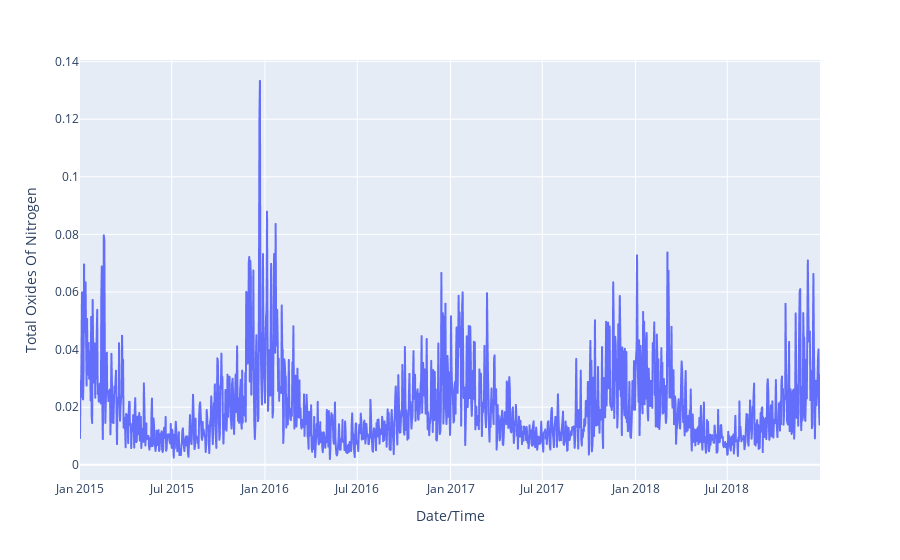

Notebook source saved alongside this figure:
### Code cell
fig_TON = px.line(df4, x='Date/Time', y= 'Total Oxides Of Nitrogen')
fig_TON.show()

### Figure 1 — Plotly figure (JSON) as saved in the notebook; plotly's stock layout.template omitted (floating-point values rounded to 4 significant figures; data arrays with more than 128 entries replaced by an {"elided": "..."} marker saying what was removed)
{"data": [{"hovertemplate": "Date/Time=%{x}<br>Total Oxides Of Nitrogen=%{y}<extra></extra>", "legendgroup": "", "line": {"color": "#636efa", "dash": "solid"}, "marker": {"symbol": "circle"}, "mode": "lines", "name": "", "showlegend": false, "type": "scattergl", "x": {"elided": "1461 str values"}, "xaxis": "x", "y": {"elided": "1461 float values"}, "yaxis": "y"}], "layout": {"legend": {"tracegroupgap": 0}, "margin": {"t": 60}, "xaxis": {"anchor": "y", "domain": [0, 1], "title": {"text": "Date/Time"}}, "yaxis": {"anchor": "x", "domain": [0, 1], "title": {"text": "Total Oxides Of Nitrogen"}}}}
